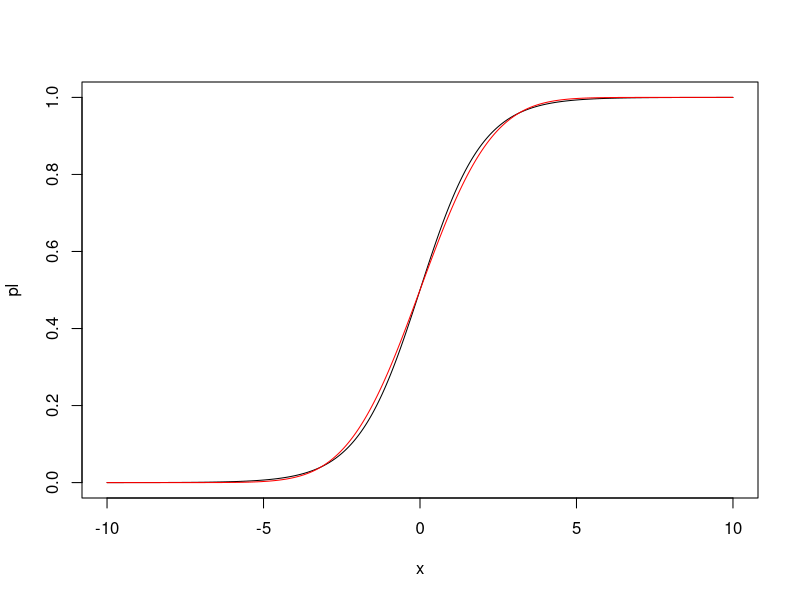
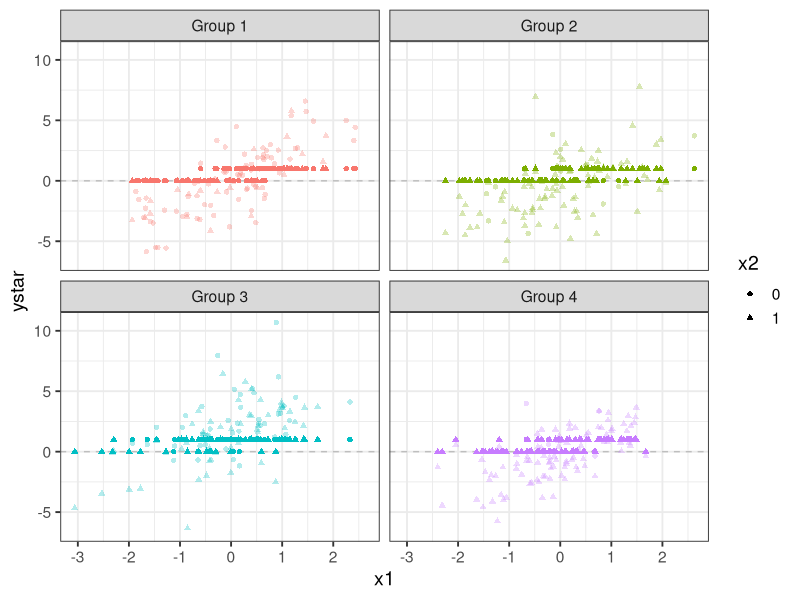
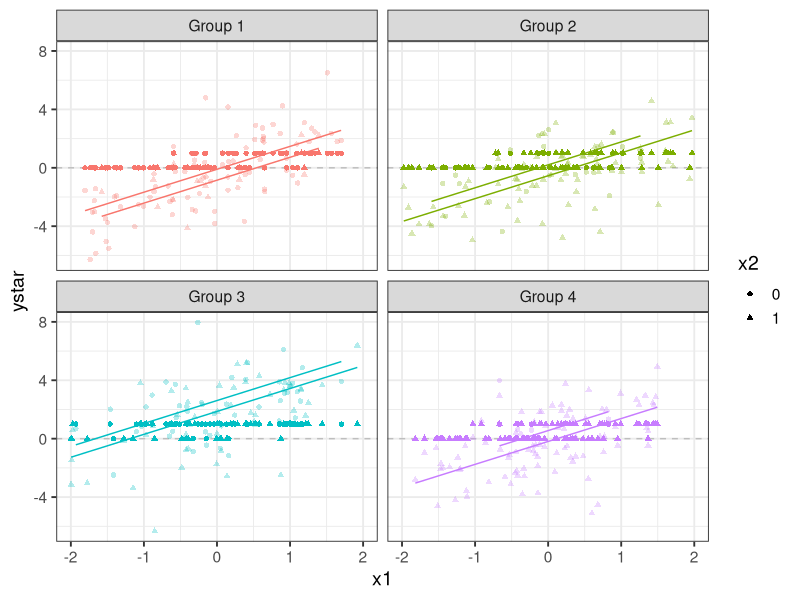

R code for these plots, in order:
## ---- chunk 1
knitr::opts_chunk$set(echo = TRUE, message = FALSE, warning = FALSE)
library(lme4)
library(tidyverse)
## ---- chunk 2

x <- seq(-10,10,0.01)
pl <- plogis(x, location = 0, scale = 1)
nl<- pnorm(x, mean = 0, sd = sqrt(pi*pi/3))
plot(x,pl,t="l")
lines(x, nl, col="red")

## ---- chunk 3
set.seed(1)
## ---- chunk 4

multibin <- function(n, J, beta1, beta2, jstd){
  group <- sample(J, n, replace=TRUE) #group membership indicator
  x1 <- rnorm(n,0,1) #standard continuous predictor variable
  x2 <- rep(NA,length(group))
  group_probs <- runif(20) #probability of x2=1 for members of each group
  for (i in 1:length(group)){
    x2[i] <- sample(c(0,1), prob = c(1 - group_probs[group[i]], group_probs[group[i]]))
  }
  uj <- rnorm(J,0,jstd) #Group intercepts, normally distributed with standard deviation jstd
  yprob <- rep(NA,n)
  for (i in 1:n){
    yprob[i] <- x1[i]*beta1 + x2[i]*beta2 #calculate yprob including only the population (fixed) effects.
  }
  ystar <- rlogis(n,yprob,1) # var(ystar - yprob) = 3.29
  for (i in 1:n){
    ystar[i] <- ystar[i] + uj[group[i]] #Add the group effect to ystar
  }
  yobs <- ifelse(ystar >= 0, 1, 0) #Get the binary outcome using the threshold test
  return(data.frame(x1, x2, group, yprob, ystar, yobs))
}

## ---- chunk 5
mdata <- multibin(n = 5000, 
                  J = 20, 
                  beta1 = 1.6, #3.2
                  beta2 = -0.7,
                  jstd = 1.5)
## ---- chunk 6
head(mdata)
## ---- chunk 7
mdata %>%
  filter(group %in% seq(1,4)) %>%
  mutate(Group = paste0("Group ", group)) %>%
  group_by(Group) %>%
  sample_n(100) %>%
  ggplot()+
  aes(x = x1, y = ystar, col = factor(Group), shape = factor(x2))+
  geom_hline(yintercept = 0, col = "grey", linetype = "dashed")+
  geom_point(alpha = 0.3)+
  geom_point(aes(x = x1, y = yobs), size = 1.5)+
  scale_colour_discrete(guide = FALSE)+
  scale_shape_discrete(name = "x2")+
  theme_bw(14)+
  facet_wrap(~Group)
  
## ---- chunk 8
var(mdata$ystar - mdata$yprob)
## ---- chunk 9
var(mdata$ystar - mdata$yprob) - (pi*pi)/3

## ---- chunk 10
(var(mdata$ystar - mdata$yprob) - (pi*pi)/3)/var(mdata$ystar - mdata$yprob)
## ---- chunk 11
mmod1 <- glmer(yobs ~ x1 + x2 + (1 | group), 
              data = mdata, 
              family = "binomial")

summary(mmod1)
## ---- chunk 12
mdata$predicted <- predict(mmod1, mdata)

## ---- chunk 13
mdata %>%
  filter(group %in% seq(1,4)) %>%
  mutate(Group = paste0("Group ", group)) %>%
  group_by(Group) %>%
  sample_n(100) %>%
  ggplot()+
  aes(x = x1, y = ystar, col = factor(Group), shape = factor(x2))+
  geom_hline(yintercept = 0, col = "grey", linetype = "dashed")+
  geom_point(alpha = 0.3)+
  geom_point(aes(x = x1, y = yobs), size = 1.5)+
  geom_line(aes(x = x1, y = predicted, group = interaction(x2,group)))+
  scale_colour_discrete(guide = FALSE)+
  scale_shape_discrete(name = "x2")+
  scale_x_continuous(limits = c(-2,2))+
  theme_bw(14)+
  facet_wrap(~Group)
